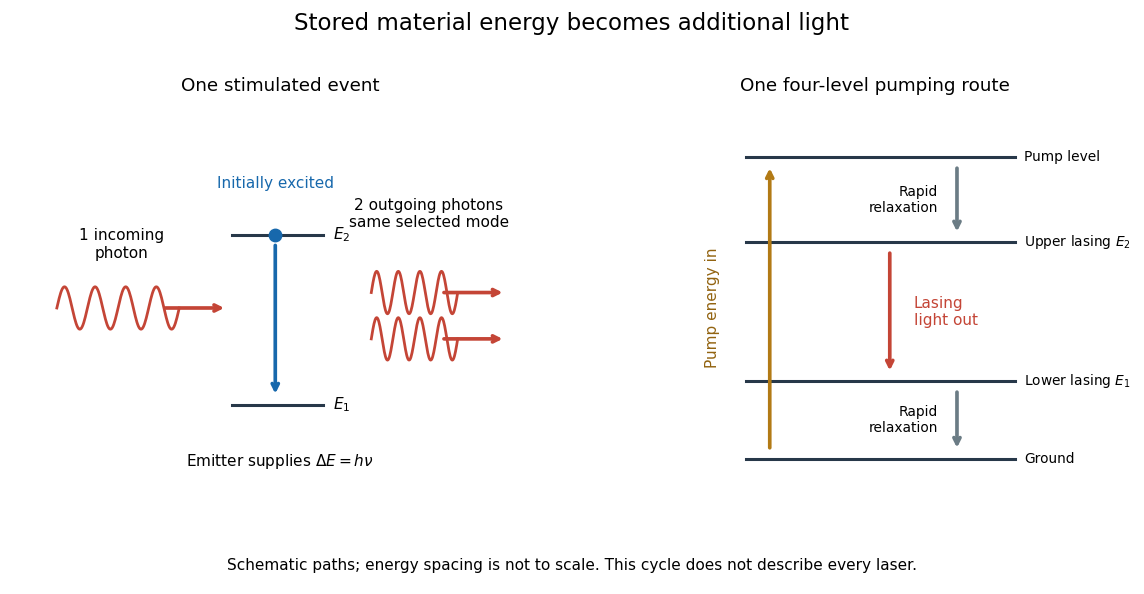

The Python source for this figure:
"""Draw laser-stimulated-emission-cycle.png in CWD on opaque white.

Tested with Python 3.14.4, NumPy 2.3.5, Matplotlib 3.10.7.
Illustrative nondegenerate transition and four-level cycle, not to scale.
"""

from pathlib import Path

import matplotlib

matplotlib.use("Agg")
import matplotlib.pyplot as plt
import numpy as np


def arrow(ax, start, end, color, **kwargs):
    ax.annotate("", xy=end, xytext=start,
                arrowprops={"arrowstyle": "->", "lw": 2.4,
                            "color": color, **kwargs})


def wave(ax, x0, x1, y):
    x = np.linspace(x0, x1, 160)
    ax.plot(x, y + .055 * np.sin(2 * np.pi * 4 * (x-x0)/(x1-x0)),
            color="#c44536", lw=1.8)
    arrow(ax, (x1-.035, y), (x1+.10, y), "#c44536")


def main():
    plt.rcParams.update({"font.size": 10, "figure.facecolor": "white"})
    fig, axes = plt.subplots(1, 2, figsize=(10.4, 5.4), dpi=110)
    fig.subplots_adjust(left=.035, right=.975, top=.80, bottom=.15, wspace=.24)
    for ax in axes:
        ax.set(xlim=(0, 1), ylim=(0, 1))
        ax.axis("off")
    ax = axes[0]
    ax.set_title("One stimulated event", pad=18, fontsize=12)
    for y, label in [(.70, r"$E_2$"), (.26, r"$E_1$")]:
        ax.plot([.40, .59], [y, y], color="#273849", lw=2)
        ax.text(.61, y, label, va="center")
    ax.scatter([.49], [.70], color="#1768ac", s=65, zorder=4)
    arrow(ax, (.49, .68), (.49, .28), "#1768ac")
    wave(ax, .035, .29, .51)
    wave(ax, .69, .87, .55)
    wave(ax, .69, .87, .43)
    ax.text(.17, .64, "1 incoming\nphoton", ha="center")
    ax.text(.81, .72, "2 outgoing photons\nsame selected mode", ha="center")
    ax.text(.50, .10, r"Emitter supplies $\Delta E=h\nu$", ha="center")
    ax.text(.49, .82, "Initially excited", ha="center", color="#1768ac")
    ax = axes[1]
    ax.set_title("One four-level pumping route", pad=18, fontsize=12)
    levels = [(.12, "Ground"), (.32, r"Lower lasing $E_1$"),
              (.68, r"Upper lasing $E_2$"), (.90, "Pump level")]
    for y, label in levels:
        ax.plot([.23, .79], [y, y], color="#273849", lw=2)
        ax.text(.81, y, label, va="center", fontsize=9)
    arrow(ax, (.28, .14), (.28, .88), "#b27a15")
    ax.text(.16, .51, "Pump energy in", rotation=90, ha="center", va="center",
            color="#926310")
    arrow(ax, (.67, .88), (.67, .70), "#6b7c85")
    ax.text(.63, .79, "Rapid\nrelaxation", ha="right", va="center", fontsize=9)
    arrow(ax, (.53, .66), (.53, .34), "#c44536")
    ax.text(.58, .50, "Lasing\nlight out", va="center", color="#c44536")
    arrow(ax, (.67, .30), (.67, .14), "#6b7c85")
    ax.text(.63, .22, "Rapid\nrelaxation", ha="right", va="center", fontsize=9)
    fig.suptitle("Stored material energy becomes additional light", fontsize=15, y=.98)
    fig.text(.5, .04, "Schematic paths; energy spacing is not to scale. This cycle does not describe every laser.",
             ha="center", fontsize=10)
    fig.savefig(Path.cwd() / "laser-stimulated-emission-cycle.png",
                facecolor="white", transparent=False)
    plt.close(fig)


if __name__ == "__main__":
    main()
